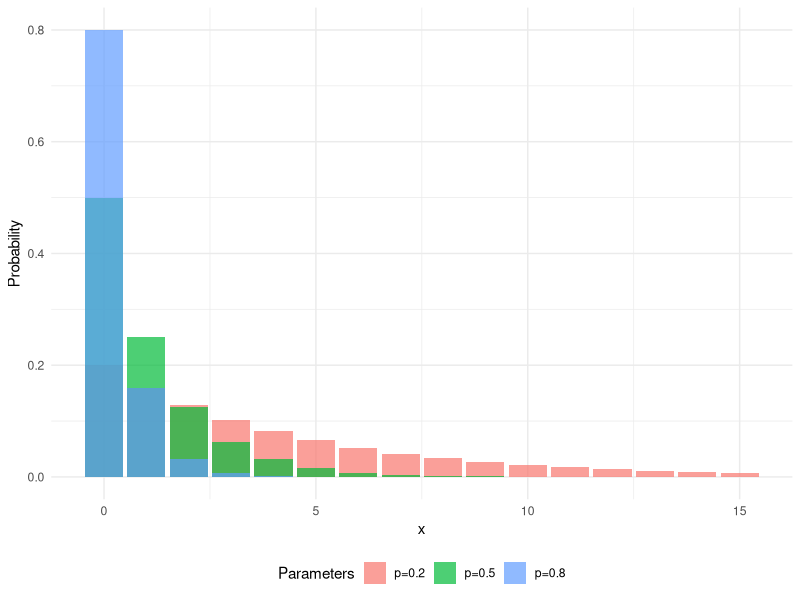

The R script that drew this image:
## ---- chunk 1
#| eval: true
#| echo: false
#| warning: false
#| fig-cap: Geometric distribution.
# Packages
library(ggplot2)

# Plot
ggplot2::ggplot(data.frame(x = c(0, 15)), aes(x)) +
  ggplot2::stat_function(
    fun = dgeom, args = list(prob = 0.2), geom = "col",
    aes(fill = "p=0.2"), alpha = 0.7, n = 16
  ) +
  ggplot2::stat_function(
    fun = dgeom, args = list(prob = 0.5), geom = "col",
    aes(fill = "p=0.5"), alpha = 0.7, n = 16
  ) +
  ggplot2::stat_function(
    fun = dgeom, args = list(prob = 0.8), geom = "col",
    aes(fill = "p=0.8"), alpha = 0.7, n = 16
  ) +
  ggplot2::labs(fill = "Parameters") +
  ggplot2::ylab("Probability") +
  ggplot2::xlab("x") +
  ggplot2::theme_minimal() +
  ggplot2::theme(legend.position = "bottom")
